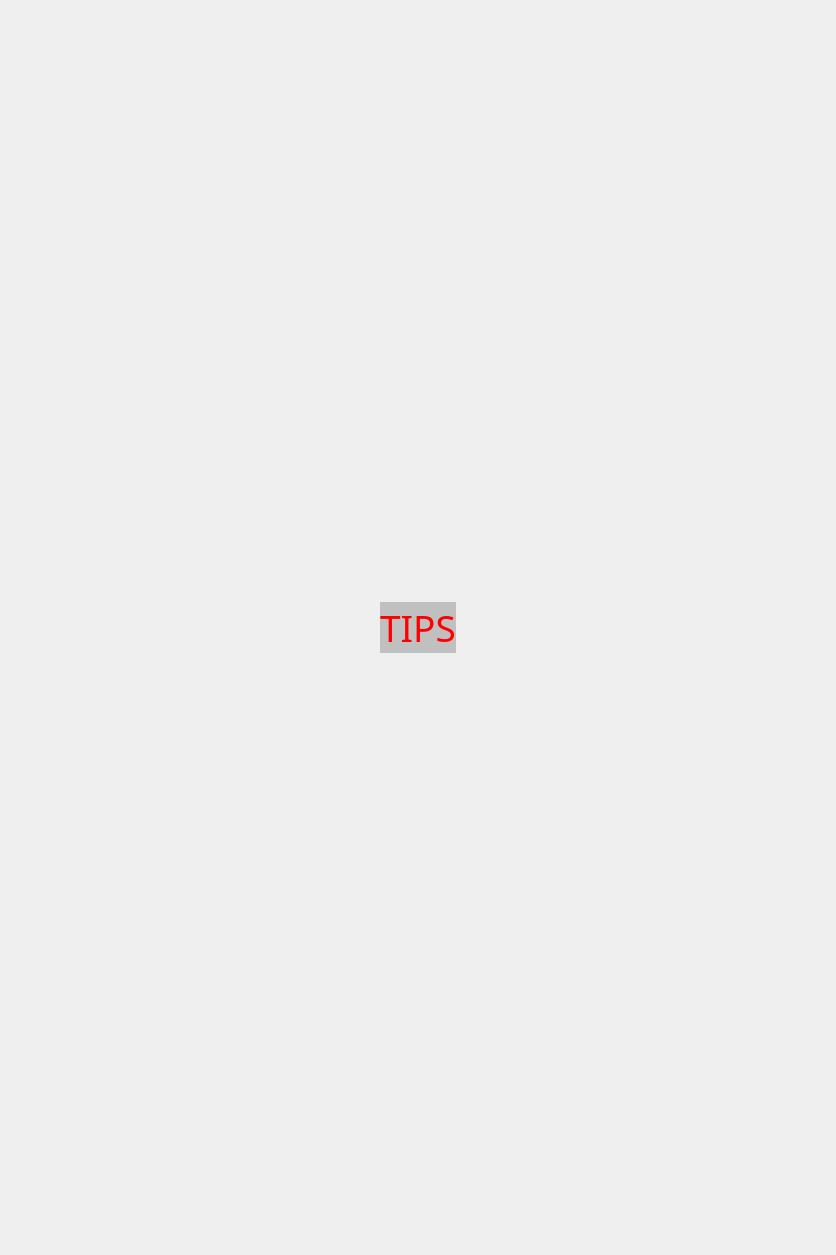
<?xml version="1.0" encoding="UTF-8"?>
<ui version="4.0">
 <class>QtGuiApplication1Class</class>
 <widget class="QMainWindow" name="QtGuiApplication1Class">
  <property name="geometry">
   <rect>
    <x>0</x>
    <y>0</y>
    <width>836</width>
    <height>1255</height>
   </rect>
  </property>
  <property name="windowTitle">
   <string>QtGuiApplication1</string>
  </property>
  <widget class="QWidget" name="centralWidget">
   <property name="styleSheet">
    <string notr="true"/>
   </property>
   <layout class="QVBoxLayout" name="verticalLayout">
    <item>
     <widget class="QStackedWidget" name="stackedWidget">
      <property name="currentIndex">
       <number>0</number>
      </property>
      <widget class="QWidget" name="page">
       <layout class="QHBoxLayout" name="horizontalLayout_4">
        <item>
         <layout class="QVBoxLayout" name="verticalLayout_2">
          <item>
           <spacer name="verticalSpacer">
            <property name="orientation">
             <enum>Qt::Vertical</enum>
            </property>
            <property name="sizeHint" stdset="0">
             <size>
              <width>20</width>
              <height>40</height>
             </size>
            </property>
           </spacer>
          </item>
          <item>
           <layout class="QHBoxLayout" name="horizontalLayout">
            <item>
             <spacer name="horizontalSpacer">
              <property name="orientation">
               <enum>Qt::Horizontal</enum>
              </property>
              <property name="sizeHint" stdset="0">
               <size>
                <width>40</width>
                <height>20</height>
               </size>
              </property>
             </spacer>
            </item>
            <item>
             <widget class="QLabel" name="tips">
              <property name="palette">
               <palette>
                <active>
                 <colorrole role="WindowText">
                  <brush brushstyle="SolidPattern">
                   <color alpha="255">
                    <red>255</red>
                    <green>0</green>
                    <blue>0</blue>
                   </color>
                  </brush>
                 </colorrole>
                 <colorrole role="Button">
                  <brush brushstyle="SolidPattern">
                   <color alpha="50">
                    <red>0</red>
                    <green>0</green>
                    <blue>0</blue>
                   </color>
                  </brush>
                 </colorrole>
                 <colorrole role="Text">
                  <brush brushstyle="SolidPattern">
                   <color alpha="255">
                    <red>255</red>
                    <green>0</green>
                    <blue>0</blue>
                   </color>
                  </brush>
                 </colorrole>
                 <colorrole role="ButtonText">
                  <brush brushstyle="SolidPattern">
                   <color alpha="255">
                    <red>255</red>
                    <green>0</green>
                    <blue>0</blue>
                   </color>
                  </brush>
                 </colorrole>
                 <colorrole role="Base">
                  <brush brushstyle="SolidPattern">
                   <color alpha="50">
                    <red>0</red>
                    <green>0</green>
                    <blue>0</blue>
                   </color>
                  </brush>
                 </colorrole>
                 <colorrole role="Window">
                  <brush brushstyle="SolidPattern">
                   <color alpha="50">
                    <red>0</red>
                    <green>0</green>
                    <blue>0</blue>
                   </color>
                  </brush>
                 </colorrole>
                 <colorrole role="PlaceholderText">
                  <brush brushstyle="NoBrush">
                   <color alpha="128">
                    <red>255</red>
                    <green>0</green>
                    <blue>0</blue>
                   </color>
                  </brush>
                 </colorrole>
                </active>
                <inactive>
                 <colorrole role="WindowText">
                  <brush brushstyle="SolidPattern">
                   <color alpha="255">
                    <red>255</red>
                    <green>0</green>
                    <blue>0</blue>
                   </color>
                  </brush>
                 </colorrole>
                 <colorrole role="Button">
                  <brush brushstyle="SolidPattern">
                   <color alpha="50">
                    <red>0</red>
                    <green>0</green>
                    <blue>0</blue>
                   </color>
                  </brush>
                 </colorrole>
                 <colorrole role="Text">
                  <brush brushstyle="SolidPattern">
                   <color alpha="255">
                    <red>255</red>
                    <green>0</green>
                    <blue>0</blue>
                   </color>
                  </brush>
                 </colorrole>
                 <colorrole role="ButtonText">
                  <brush brushstyle="SolidPattern">
                   <color alpha="255">
                    <red>255</red>
                    <green>0</green>
                    <blue>0</blue>
                   </color>
                  </brush>
                 </colorrole>
                 <colorrole role="Base">
                  <brush brushstyle="SolidPattern">
                   <color alpha="50">
                    <red>0</red>
                    <green>0</green>
                    <blue>0</blue>
                   </color>
                  </brush>
                 </colorrole>
                 <colorrole role="Window">
                  <brush brushstyle="SolidPattern">
                   <color alpha="50">
                    <red>0</red>
                    <green>0</green>
                    <blue>0</blue>
                   </color>
                  </brush>
                 </colorrole>
                 <colorrole role="PlaceholderText">
                  <brush brushstyle="NoBrush">
                   <color alpha="128">
                    <red>255</red>
                    <green>0</green>
                    <blue>0</blue>
                   </color>
                  </brush>
                 </colorrole>
                </inactive>
                <disabled>
                 <colorrole role="WindowText">
                  <brush brushstyle="SolidPattern">
                   <color alpha="255">
                    <red>255</red>
                    <green>0</green>
                    <blue>0</blue>
                   </color>
                  </brush>
                 </colorrole>
                 <colorrole role="Button">
                  <brush brushstyle="SolidPattern">
                   <color alpha="50">
                    <red>0</red>
                    <green>0</green>
                    <blue>0</blue>
                   </color>
                  </brush>
                 </colorrole>
                 <colorrole role="Text">
                  <brush brushstyle="SolidPattern">
                   <color alpha="255">
                    <red>255</red>
                    <green>0</green>
                    <blue>0</blue>
                   </color>
                  </brush>
                 </colorrole>
                 <colorrole role="ButtonText">
                  <brush brushstyle="SolidPattern">
                   <color alpha="255">
                    <red>255</red>
                    <green>0</green>
                    <blue>0</blue>
                   </color>
                  </brush>
                 </colorrole>
                 <colorrole role="Base">
                  <brush brushstyle="SolidPattern">
                   <color alpha="50">
                    <red>0</red>
                    <green>0</green>
                    <blue>0</blue>
                   </color>
                  </brush>
                 </colorrole>
                 <colorrole role="Window">
                  <brush brushstyle="SolidPattern">
                   <color alpha="50">
                    <red>0</red>
                    <green>0</green>
                    <blue>0</blue>
                   </color>
                  </brush>
                 </colorrole>
                 <colorrole role="PlaceholderText">
                  <brush brushstyle="NoBrush">
                   <color alpha="128">
                    <red>255</red>
                    <green>0</green>
                    <blue>0</blue>
                   </color>
                  </brush>
                 </colorrole>
                </disabled>
               </palette>
              </property>
              <property name="font">
               <font>
                <family>黑体</family>
                <pointsize>28</pointsize>
               </font>
              </property>
              <property name="acceptDrops">
               <bool>false</bool>
              </property>
              <property name="styleSheet">
               <string notr="true">color: rgb(255, 0, 0);
background-color: rgba(0, 0, 0, 50);</string>
              </property>
              <property name="text">
               <string>TIPS</string>
              </property>
              <property name="alignment">
               <set>Qt::AlignCenter</set>
              </property>
             </widget>
            </item>
            <item>
             <spacer name="horizontalSpacer_2">
              <property name="orientation">
               <enum>Qt::Horizontal</enum>
              </property>
              <property name="sizeHint" stdset="0">
               <size>
                <width>40</width>
                <height>20</height>
               </size>
              </property>
             </spacer>
            </item>
           </layout>
          </item>
          <item>
           <spacer name="verticalSpacer_2">
            <property name="orientation">
             <enum>Qt::Vertical</enum>
            </property>
            <property name="sizeHint" stdset="0">
             <size>
              <width>20</width>
              <height>40</height>
             </size>
            </property>
           </spacer>
          </item>
         </layout>
        </item>
       </layout>
      </widget>
      <widget class="QWidget" name="page_2">
       <property name="styleSheet">
        <string notr="true">background-color: rgba(0, 0, 0, 100);</string>
       </property>
       <layout class="QGridLayout" name="gridLayout">
        <item row="0" column="0">
         <spacer name="verticalSpacer_11">
          <property name="orientation">
           <enum>Qt::Vertical</enum>
          </property>
          <property name="sizeHint" stdset="0">
           <size>
            <width>78</width>
            <height>314</height>
           </size>
          </property>
         </spacer>
        </item>
        <item row="1" column="0">
         <layout class="QHBoxLayout" name="horizontalLayout_2">
          <item>
           <spacer name="horizontalSpacer_3">
            <property name="orientation">
             <enum>Qt::Horizontal</enum>
            </property>
            <property name="sizeHint" stdset="0">
             <size>
              <width>88</width>
              <height>17</height>
             </size>
            </property>
           </spacer>
          </item>
          <item>
           <widget class="QLabel" name="hight">
            <property name="font">
             <font>
              <family>黑体</family>
              <pointsize>36</pointsize>
             </font>
            </property>
            <property name="styleSheet">
             <string notr="true">background-color: rgba(255, 255, 255, 0);</string>
            </property>
            <property name="text">
             <string>身高：xx</string>
            </property>
            <property name="alignment">
             <set>Qt::AlignCenter</set>
            </property>
           </widget>
          </item>
          <item>
           <spacer name="horizontalSpacer_4">
            <property name="orientation">
             <enum>Qt::Horizontal</enum>
            </property>
            <property name="sizeHint" stdset="0">
             <size>
              <width>88</width>
              <height>17</height>
             </size>
            </property>
           </spacer>
          </item>
          <item>
           <widget class="QLabel" name="arm">
            <property name="font">
             <font>
              <family>黑体</family>
              <pointsize>36</pointsize>
             </font>
            </property>
            <property name="styleSheet">
             <string notr="true">background-color: rgba(255, 255, 255, 0);</string>
            </property>
            <property name="text">
             <string>手臂粗：</string>
            </property>
            <property name="alignment">
             <set>Qt::AlignCenter</set>
            </property>
           </widget>
          </item>
          <item>
           <spacer name="horizontalSpacer_5">
            <property name="orientation">
             <enum>Qt::Horizontal</enum>
            </property>
            <property name="sizeHint" stdset="0">
             <size>
              <width>88</width>
              <height>17</height>
             </size>
            </property>
           </spacer>
          </item>
         </layout>
        </item>
        <item row="2" column="0">
         <spacer name="verticalSpacer_12">
          <property name="orientation">
           <enum>Qt::Vertical</enum>
          </property>
          <property name="sizeHint" stdset="0">
           <size>
            <width>78</width>
            <height>314</height>
           </size>
          </property>
         </spacer>
        </item>
        <item row="3" column="0">
         <layout class="QHBoxLayout" name="horizontalLayout_3">
          <item>
           <spacer name="horizontalSpacer_6">
            <property name="orientation">
             <enum>Qt::Horizontal</enum>
            </property>
            <property name="sizeHint" stdset="0">
             <size>
              <width>88</width>
              <height>17</height>
             </size>
            </property>
           </spacer>
          </item>
          <item>
           <widget class="QLabel" name="leg">
            <property name="font">
             <font>
              <family>黑体</family>
              <pointsize>36</pointsize>
             </font>
            </property>
            <property name="styleSheet">
             <string notr="true">background-color: rgba(255, 255, 255, 0);</string>
            </property>
            <property name="text">
             <string>腿粗：</string>
            </property>
            <property name="alignment">
             <set>Qt::AlignCenter</set>
            </property>
           </widget>
          </item>
          <item>
           <spacer name="horizontalSpacer_8">
            <property name="orientation">
             <enum>Qt::Horizontal</enum>
            </property>
            <property name="sizeHint" stdset="0">
             <size>
              <width>88</width>
              <height>17</height>
             </size>
            </property>
           </spacer>
          </item>
          <item>
           <widget class="QLabel" name="belly">
            <property name="font">
             <font>
              <family>黑体</family>
              <pointsize>36</pointsize>
             </font>
            </property>
            <property name="styleSheet">
             <string notr="true">background-color: rgba(255, 255, 255, 0);</string>
            </property>
            <property name="text">
             <string>腰围：</string>
            </property>
            <property name="alignment">
             <set>Qt::AlignCenter</set>
            </property>
           </widget>
          </item>
          <item>
           <spacer name="horizontalSpacer_7">
            <property name="orientation">
             <enum>Qt::Horizontal</enum>
            </property>
            <property name="sizeHint" stdset="0">
             <size>
              <width>88</width>
              <height>17</height>
             </size>
            </property>
           </spacer>
          </item>
         </layout>
        </item>
        <item row="4" column="0">
         <spacer name="verticalSpacer_13">
          <property name="orientation">
           <enum>Qt::Vertical</enum>
          </property>
          <property name="sizeHint" stdset="0">
           <size>
            <width>78</width>
            <height>314</height>
           </size>
          </property>
         </spacer>
        </item>
        <item row="5" column="0">
         <layout class="QHBoxLayout" name="horizontalLayout_6">
          <item>
           <spacer name="horizontalSpacer_11">
            <property name="orientation">
             <enum>Qt::Horizontal</enum>
            </property>
            <property name="sizeHint" stdset="0">
             <size>
              <width>40</width>
              <height>20</height>
             </size>
            </property>
           </spacer>
          </item>
          <item>
           <widget class="QLabel" name="WHtR">
            <property name="font">
             <font>
              <family>黑体</family>
              <pointsize>36</pointsize>
             </font>
            </property>
            <property name="styleSheet">
             <string notr="true">background-color: rgba(255, 255, 255, 0);</string>
            </property>
            <property name="text">
             <string>腰高比：</string>
            </property>
            <property name="alignment">
             <set>Qt::AlignCenter</set>
            </property>
           </widget>
          </item>
          <item>
           <spacer name="horizontalSpacer_9">
            <property name="orientation">
             <enum>Qt::Horizontal</enum>
            </property>
            <property name="sizeHint" stdset="0">
             <size>
              <width>40</width>
              <height>20</height>
             </size>
            </property>
           </spacer>
          </item>
          <item>
           <widget class="QPushButton" name="pushButton">
            <property name="font">
             <font>
              <family>黑体</family>
              <pointsize>28</pointsize>
             </font>
            </property>
            <property name="cursor">
             <cursorShape>PointingHandCursor</cursorShape>
            </property>
            <property name="styleSheet">
             <string notr="true">color: rgb(255, 255, 255);</string>
            </property>
            <property name="text">
             <string>「重新测试」</string>
            </property>
           </widget>
          </item>
          <item>
           <spacer name="horizontalSpacer_10">
            <property name="orientation">
             <enum>Qt::Horizontal</enum>
            </property>
            <property name="sizeHint" stdset="0">
             <size>
              <width>40</width>
              <height>20</height>
             </size>
            </property>
           </spacer>
          </item>
         </layout>
        </item>
        <item row="6" column="0">
         <spacer name="verticalSpacer_14">
          <property name="orientation">
           <enum>Qt::Vertical</enum>
          </property>
          <property name="sizeHint" stdset="0">
           <size>
            <width>78</width>
            <height>314</height>
           </size>
          </property>
         </spacer>
        </item>
       </layout>
      </widget>
     </widget>
    </item>
   </layout>
  </widget>
 </widget>
 <layoutdefault spacing="6" margin="11"/>
 <resources>
  <include location="QtGuiApplication1.qrc"/>
 </resources>
 <connections/>
</ui>
